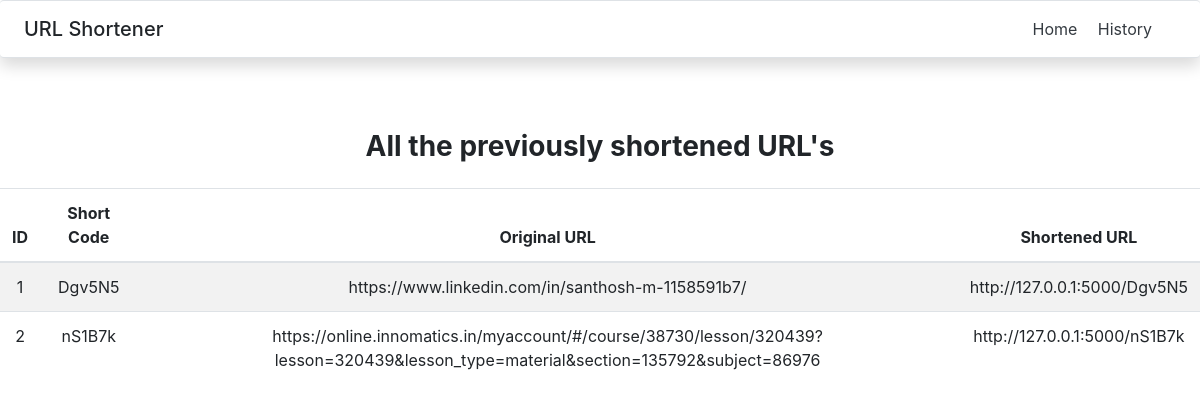
The app's page /history with its own data.
### app.py (models this page shows, shortened)
class URLSHORT(db.Model):
    __tablename__ = 'short_urls'
    id = db.Column(db.Integer, primary_key = True)
    long_url = db.Column(db.Text)
    short_code = db.Column(db.Text)
    short_url = db.Column(db.Text)

### app.py (the view)
@app.route('/history')
def history():
    urls = URLSHORT.query.all()
    return render_template('history.html', urls = urls)

### templates/history.html (shortened to what this page needs)
{% extends 'base.html' %}
{% block body %}
<br />
<h3 class="my-0 font-weight-normal text-center font-weight-bold">All the previously shortened URL's</h3>
<br />
<table id="data" class="table table-striped">
    <thead>
      <tr>
        <th class="text-center">ID</th>
        <th class="text-center">Short Code</th>
        <th class="text-center">Original URL</th>
        <th class="text-center">Shortened URL</th>
      </tr>
    </thead>
    <tbody>
        {% for url in urls %}
        <tr>
          <td class="text-center">{{ url['id'] }}</td>
          <td class="text-center">{{ url['short_code'] }}</td>
          <td class="text-center">{{ url['long_url'] }}</td>
          <td class="text-center">{{ url['short_url'] }}</td>
        </tr>
        {% endfor %}
    </tbody>
</table>
{% endblock %}

### templates/base.html (shortened to what this page needs)
<!DOCTYPE html>
<html lang="en">
<head>
    <link rel="stylesheet" href="{{ url_for('static', filename='bootstrap.min.css') }}">
</head>
<body>
    <div class="d-flex  flex-md-row align-items-center p-3 px-md-4 mb-3 bg-white border-top border-bottom shadow p-3 mb-5 bg-white rounded">
    <h5 class="my-0 mr-md-auto">URL Shortener</h5>
    <nav class="my-2 my-md-0 mr-md-3">
        <a class ="p-2 text-dark" href="{{ url_for('index') }}">Home</a>
        <a class ="p-2 text-dark" href="{{ url_for('history') }}">History</a>
    </nav>
    </div>
    {% block body %}
    {% endblock %}
</body>
</html>

### records on screen
URLSHORT: id "1", short_code "Dgv5N5", long_url "https://www.linkedin.com/in/santhosh-m-1158591b7/", short_url "http://127.0.0.1:5000/Dgv5N5"
URLSHORT: id "2", short_code "nS1B7k", long_url "https://online.innomatics.in/myaccount/#/course/38730/lesson/320439?lesson=320439&lesson_type=material&section=135792&subject=86976", short_url "http://127.0.0.1:5000/nS1B7k"
